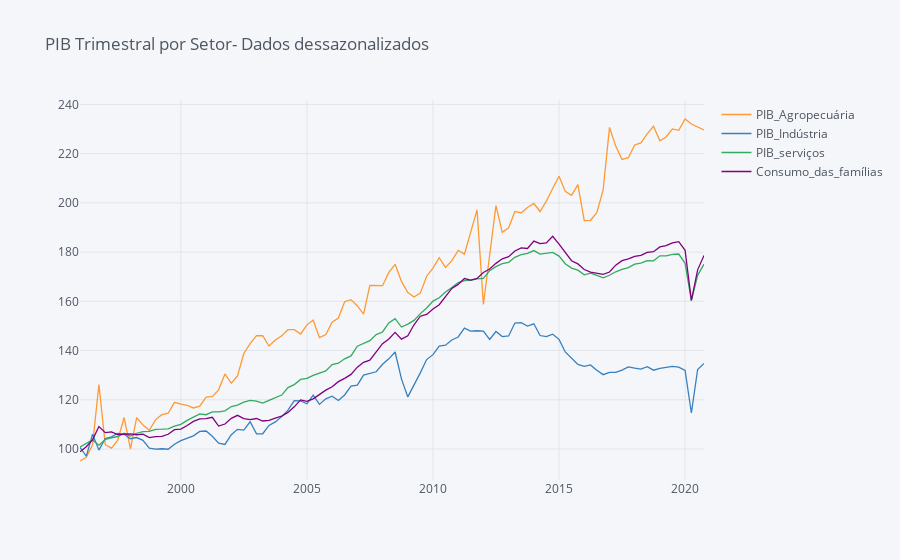

The cell this chart's notebook holds for it:
### Code cell
Valor_adicionado_por_setor.iplot(title= 'PIB Trimestral por Setor- Dados dessazonalizados')
